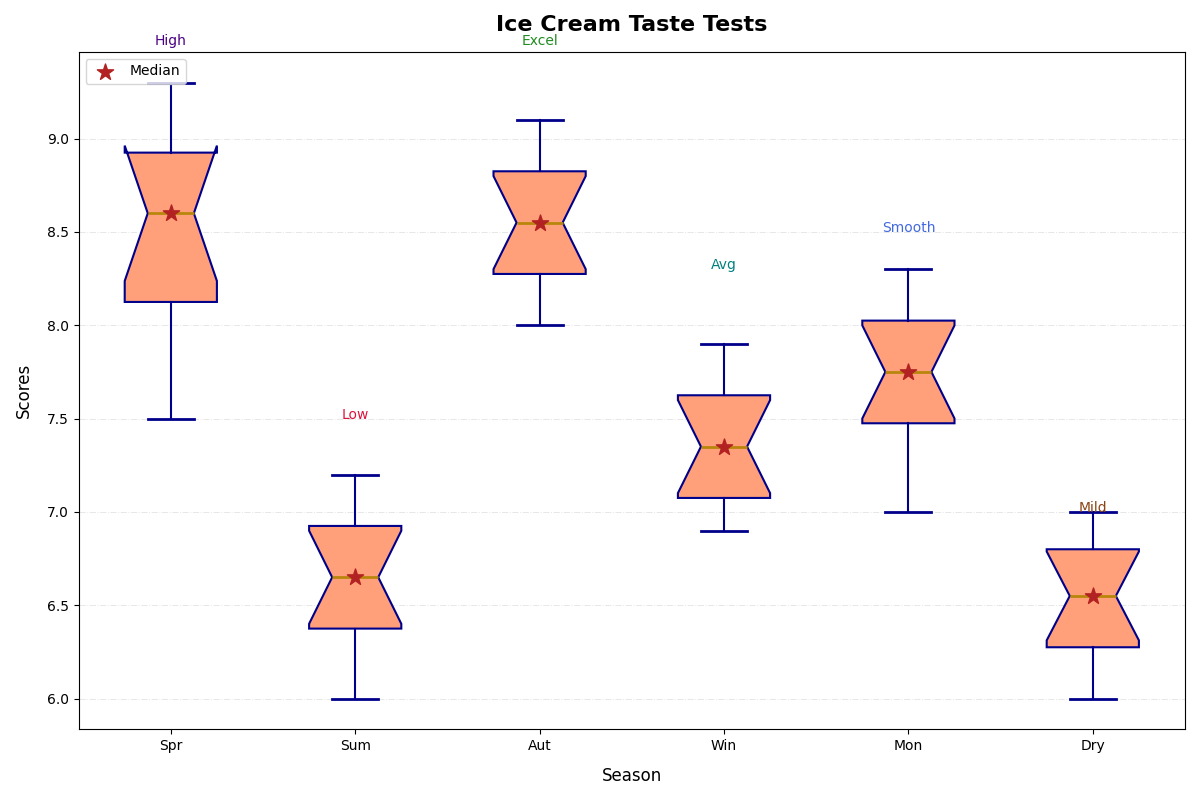

This chart was generated by the following Python code:
import matplotlib.pyplot as plt
import numpy as np

spring_scores = [8.2, 8.9, 9.1, 7.8, 8.7, 9.3, 7.5, 8.5, 8.8, 9.0, 8.3, 7.9]
summer_scores = [6.5, 6.8, 7.0, 6.4, 6.1, 7.2, 6.6, 6.9, 6.7, 7.1, 6.3, 6.0]
autumn_scores = [8.8, 8.1, 8.5, 8.4, 8.7, 9.0, 8.3, 8.6, 8.9, 9.1, 8.2, 8.0]
winter_scores = [7.0, 7.3, 7.5, 7.8, 6.9, 7.4, 7.1, 7.2, 7.6, 7.9, 7.7, 7.0]
monsoon_scores = [7.5, 7.8, 8.1, 7.0, 7.3, 8.0, 7.4, 7.6, 7.7, 8.2, 8.3, 7.9]
dry_scores = [6.8, 6.5, 6.1, 6.4, 6.6, 7.0, 6.3, 6.2, 6.9, 6.7, 6.0, 6.8]

scores_data = [spring_scores, summer_scores, autumn_scores, winter_scores, monsoon_scores, dry_scores]
median_values = [np.median(season) for season in scores_data]
season_labels = ['Spr', 'Sum', 'Aut', 'Win', 'Mon', 'Dry']

fig, ax = plt.subplots(figsize=(12, 8))

bplot = ax.boxplot(scores_data, vert=True, patch_artist=True, labels=season_labels, notch=True,
                   boxprops=dict(facecolor='lightsalmon', color='darkblue', linewidth=1.5),
                   whiskerprops=dict(color='darkblue', linewidth=1.5),
                   capprops=dict(color='darkblue', linewidth=2),
                   medianprops=dict(color='darkgoldenrod', linewidth=2),
                   flierprops=dict(marker='s', markerfacecolor='lavender', markersize=8, linestyle='none', markeredgecolor='darkblue'))

ax.scatter(range(1, 7), median_values, color='firebrick', marker='*', s=150, zorder=3, label='Median')

ax.set_title('Ice Cream Taste Tests', fontsize=16, fontweight='bold', pad=15)
ax.set_xlabel('Season', fontsize=12, labelpad=10)
ax.set_ylabel('Scores', fontsize=12, labelpad=10)

ax.text(1, 9.5, 'High', fontsize=10, color='indigo', ha='center')
ax.text(2, 7.5, 'Low', fontsize=10, color='crimson', ha='center')
ax.text(3, 9.5, 'Excel', fontsize=10, color='forestgreen', ha='center')
ax.text(4, 8.3, 'Avg', fontsize=10, color='teal', ha='center')
ax.text(5, 8.5, 'Smooth', fontsize=10, color='royalblue', ha='center')
ax.text(6, 7, 'Mild', fontsize=10, color='saddlebrown', ha='center')

ax.legend(loc='upper left', fontsize=10)
ax.grid(axis='y', linestyle='-.', linewidth=0.7, alpha=0.3)

plt.tight_layout()
plt.show()
